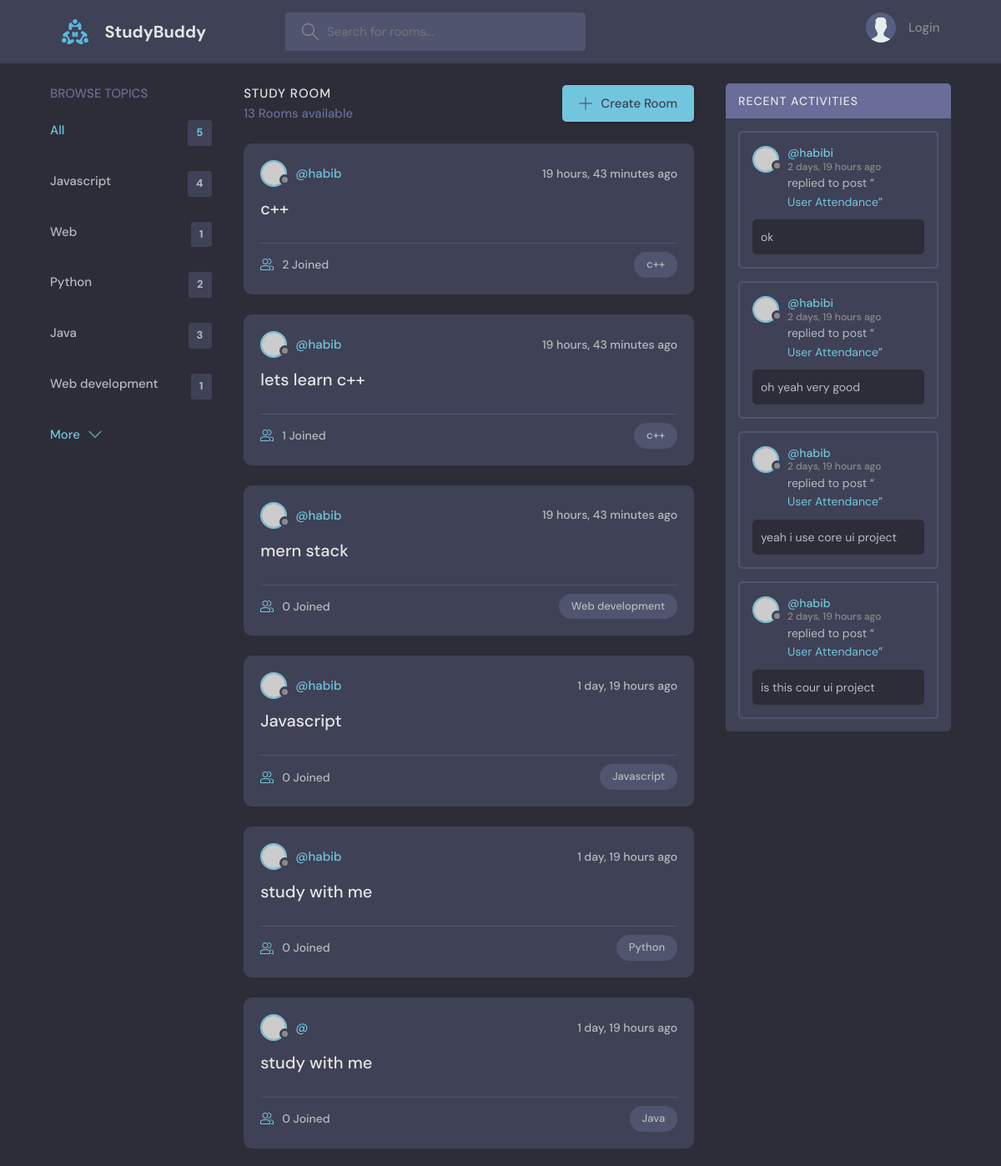
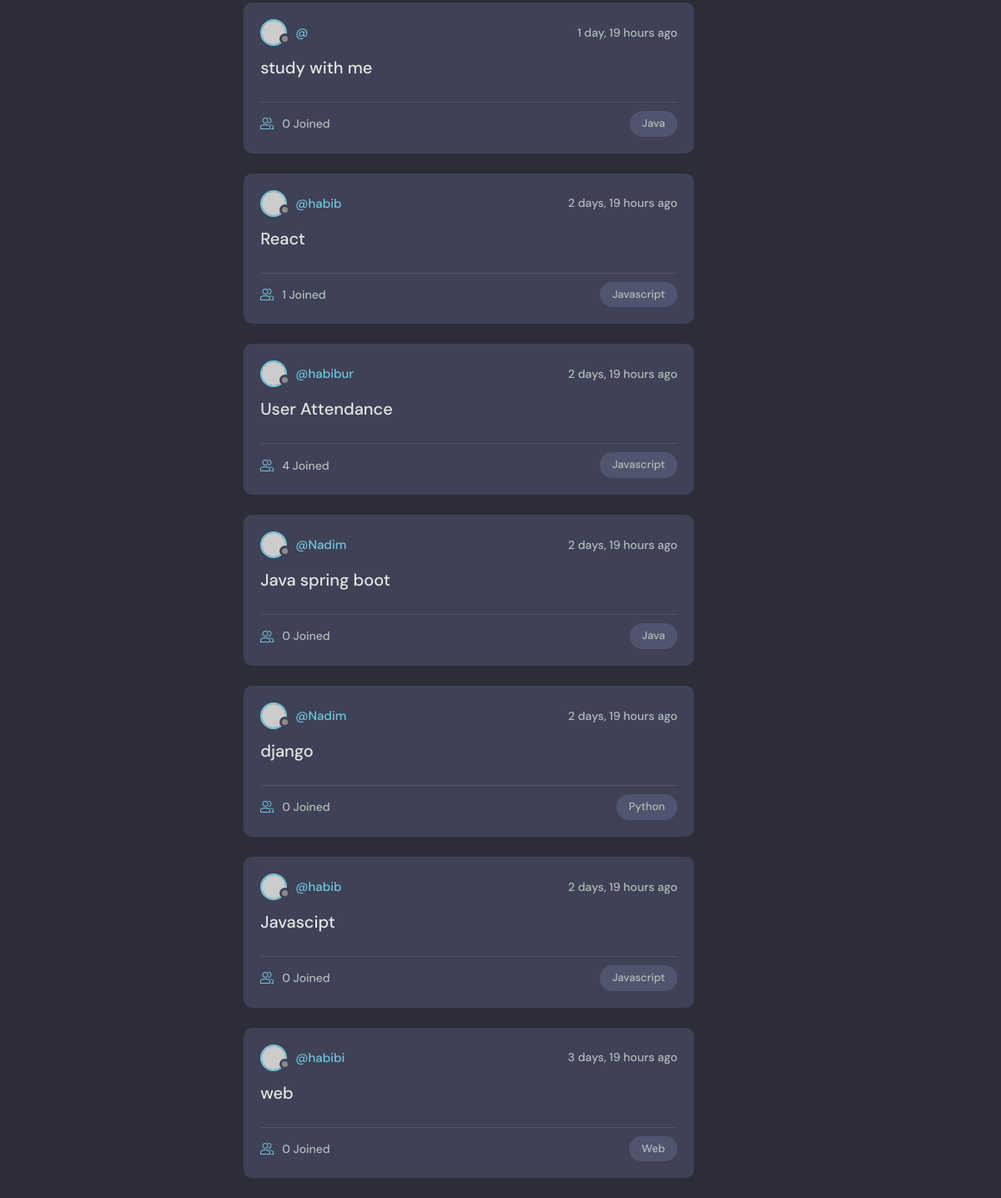
The page / on the database its author committed (2 pictures, top to bottom).
### base/models.py (models this page shows, shortened)
class Topic(models.Model):
    name = models.CharField(max_length=200)

class Room(models.Model):
    host = models.ForeignKey(User, on_delete=models.SET_NULL, null=True)
    topic = models.ForeignKey(Topic, on_delete=models.SET_NULL, null=True)
    name = models.CharField(max_length=200)
    description = models.TextField(null=True, blank=True)
    participants = models.ManyToManyField(User, related_name='participants', blank=True)
    updated = models.DateTimeField(auto_now=True)
    created = models.DateField(auto_now_add=True)
    class Meta:
        ordering = ['-updated', '-created']
    def __str__(self):
        return self.name

class Message(models.Model):
    user = models.ForeignKey(User, on_delete=models.CASCADE)
    room = models.ForeignKey(Room, on_delete=models.CASCADE)
    body = models.TextField()
    updated = models.DateTimeField(auto_now=True)
    created = models.DateField(auto_now_add=True)
    class Meta:
        ordering = ['-updated', '-created']

### base/views.py (the view)
# urls.py: path('', views.home, name="home"),
def home(request):
    q = request.GET.get('q') if request.GET.get('q') != None else ''
    rooms = Room.objects.filter(Q(topic__name__icontains = q) | Q(name__icontains=q) | Q(description__icontains=q))
    topics = Topic.objects.all()[0:5]
    room_count = rooms.count()
    room_messages = Message.objects.filter(Q(room__topic__name__icontains=q))
    context = {'rooms': rooms, 'topics': topics, 'room_count': room_count, 'room_messages': room_messages}
    return render(request, 'base/home.html', context)

### base/templates/base/home.html (shortened to what this page needs)
{% extends 'main.html'%}
{% block content %}
<main class="layout layout--3">
  <div class="container">
    {% include 'base/topic_component.html' %}
    <div class="roomList">
      <div class="roomList__header">
        <div>
          <h2>Study Room</h2>
          <p>{{room_count}} Rooms available</p>
        </div>
        <a class="btn btn--main" href="{% url 'create-room' %}">
          <svg version="1.1" xmlns="http://www.w3.org/2000/svg" width="32" height="32" viewBox="0 0 32 32">
            <title>add</title>
            <path
              d="M16.943 0.943h-1.885v14.115h-14.115v1.885h14.115v14.115h1.885v-14.115h14.115v-1.885h-14.115v-14.115z"
            ></path>
          </svg>
          Create Room
        </a>
      </div>
      {% include 'base/feed_component.html' %}
    </div>
    {% include 'base/activity_component.html' %}
  </div>
</main>
{% endblock content %}

### base/templates/base/topic_component.html
<div class="topics">
    <div class="topics__header">
      <h2>Browse Topics</h2>
    </div>
    <ul class="topics__list">
      <li>
        <a href="{% url 'home'%}" class="active">All <span>{{topics.count}}</span></a>
      </li>
      {% for topic in topics %}
      <li>
        <a href="{% url 'home' %}?q={{topic.name}}">{{topic.name}} <span>{{ topic.room_set.all.count }}</span></a>
      </li>
      {% endfor %}
    </ul>
    <a class="btn btn--link" href="{% url 'topics' %}">
      More
      <svg version="1.1" xmlns="http://www.w3.org/2000/svg" width="32" height="32" viewBox="0 0 32 32">
        <title>chevron-down</title>
        <path d="M16 21l-13-13h-3l16 16 16-16h-3l-13 13z"></path>
      </svg>
    </a>
  </div>

### base/templates/base/feed_component.html (shortened to what this page needs)
{% for room in rooms %}
<div class="roomListRoom">
    <div class="roomListRoom__header">
      <a href="{% url 'user-profile' room.id %}" class="roomListRoom__author">
        <div class="avatar avatar--small">
          <img src="https://randomuser.me/api/portraits/women/11.jpg" />
        </div>
        <span>@{{room.host.username}}</span>
      </a>
      <div class="roomListRoom__actions">
        <span>{{room.created|timesince}} ago</span>
      </div>
    </div>
    <div class="roomListRoom__content">
      <a href="{% url 'room' room.id %}">{{room.name}}</a>
    </div>
    <div class="roomListRoom__meta">
      <a href="{% url 'room' room.id %}" class="roomListRoom__joined">
        {{room.participants.all.count}} Joined
      </a>
      <p class="roomListRoom__topic">{{room.topic.name}}</p>
    </div>
  </div>
  {% endfor %}

### base/templates/base/activity_component.html (shortened to what this page needs)
<div class="activities">
    <div class="activities__header">
      <h2>Recent Activities</h2>
    </div>
    {% for message in room_messages %}
    <div class="activities__box">
      <div class="activities__boxHeader roomListRoom__header">
        <a href="{% url 'user-profile' message.user.id %}" class="roomListRoom__author">
          <div class="avatar avatar--small">
            <img src="https://randomuser.me/api/portraits/women/11.jpg" />
          </div>
          <p>
            @{{message.user}}
            <span>{{message.created|timesince}} ago</span>
          </p>
        </a>
      </div>
      <div class="activities__boxContent">
        <p>replied to post “<a href="{% url 'room' message.room.id %}">{{message.room}}</a>”</p>
        <div class="activities__boxRoomContent">
          {{message.body}}
        </div>
      </div>
    </div>
    {% endfor %}
  </div>

### rows shown on the page
Topic: name "Javascript", room_set.all.count "4"
Topic: name "Web", room_set.all.count "1"
Topic: name "Python", room_set.all.count "2"
Topic: name "Java", room_set.all.count "3"
Topic: name "Web development", room_set.all.count "1"
Room: host.username "habib", created "19 hours, 43 minutes", name "c++", participants.all.count "2", topic.name "c++"
Room: host.username "habib", created "19 hours, 43 minutes", name "lets learn c++", participants.all.count "1", topic.name "c++"
Room: host.username "habib", created "19 hours, 43 minutes", name "mern stack", participants.all.count "0", topic.name "Web development"
Room: host.username "habib", created "1 day, 19 hours", name "Javascript", participants.all.count "0", topic.name "Javascript"
Room: host.username "habib", created "1 day, 19 hours", name "study with me", participants.all.count "0", topic.name "Python"
Room: created "1 day, 19 hours", name "study with me", participants.all.count "0", topic.name "Java"
Room: created "1 day, 19 hours", name "study with me", participants.all.count "0", topic.name "Java"
Room: host.username "habib", created "2 days, 19 hours", name "React", participants.all.count "1", topic.name "Javascript"
Room: host.username "habibur", created "2 days, 19 hours", name "User Attendance", participants.all.count "4", topic.name "Javascript"
Room: host.username "Nadim", created "2 days, 19 hours", name "Java spring boot", participants.all.count "0", topic.name "Java"
Room: host.username "Nadim", created "2 days, 19 hours", name "django", participants.all.count "0", topic.name "Python"
Room: host.username "habib", created "2 days, 19 hours", name "Javascipt", participants.all.count "0", topic.name "Javascript"
Room: host.username "habibi", created "3 days, 19 hours", name "web", participants.all.count "0", topic.name "Web"
Message: user "habibi", created "2 days, 19 hours", room "User Attendance", body "ok"
Message: user "habibi", created "2 days, 19 hours", room "User Attendance", body "oh yeah very good"
Message: user "habib", created "2 days, 19 hours", room "User Attendance", body "yeah i use core ui project"
Message: user "habib", created "2 days, 19 hours", room "User Attendance", body "is this cour ui project"

### other values the page prints
{{ topics.count }} "5"
{{ room_count }} "13"
